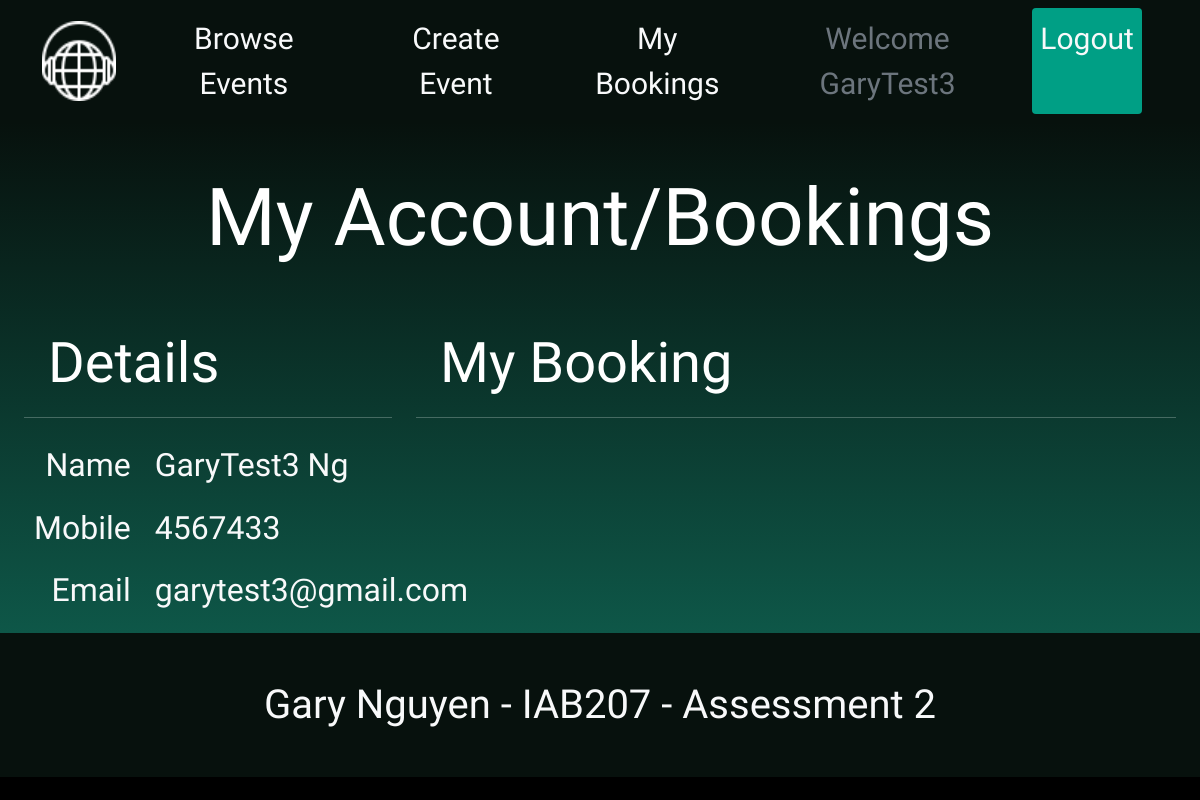
The app's page /bookings/ (signed in), older data.
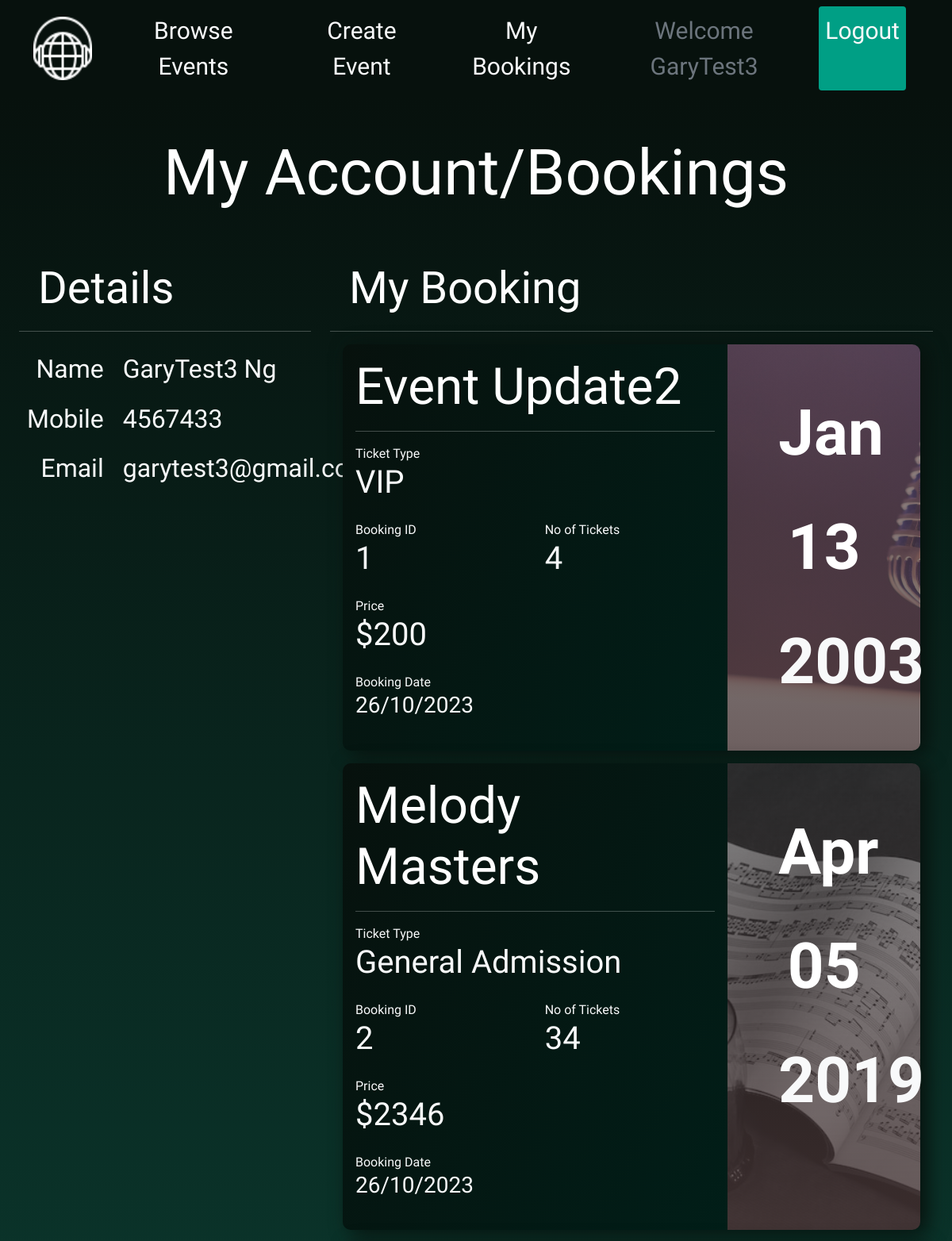
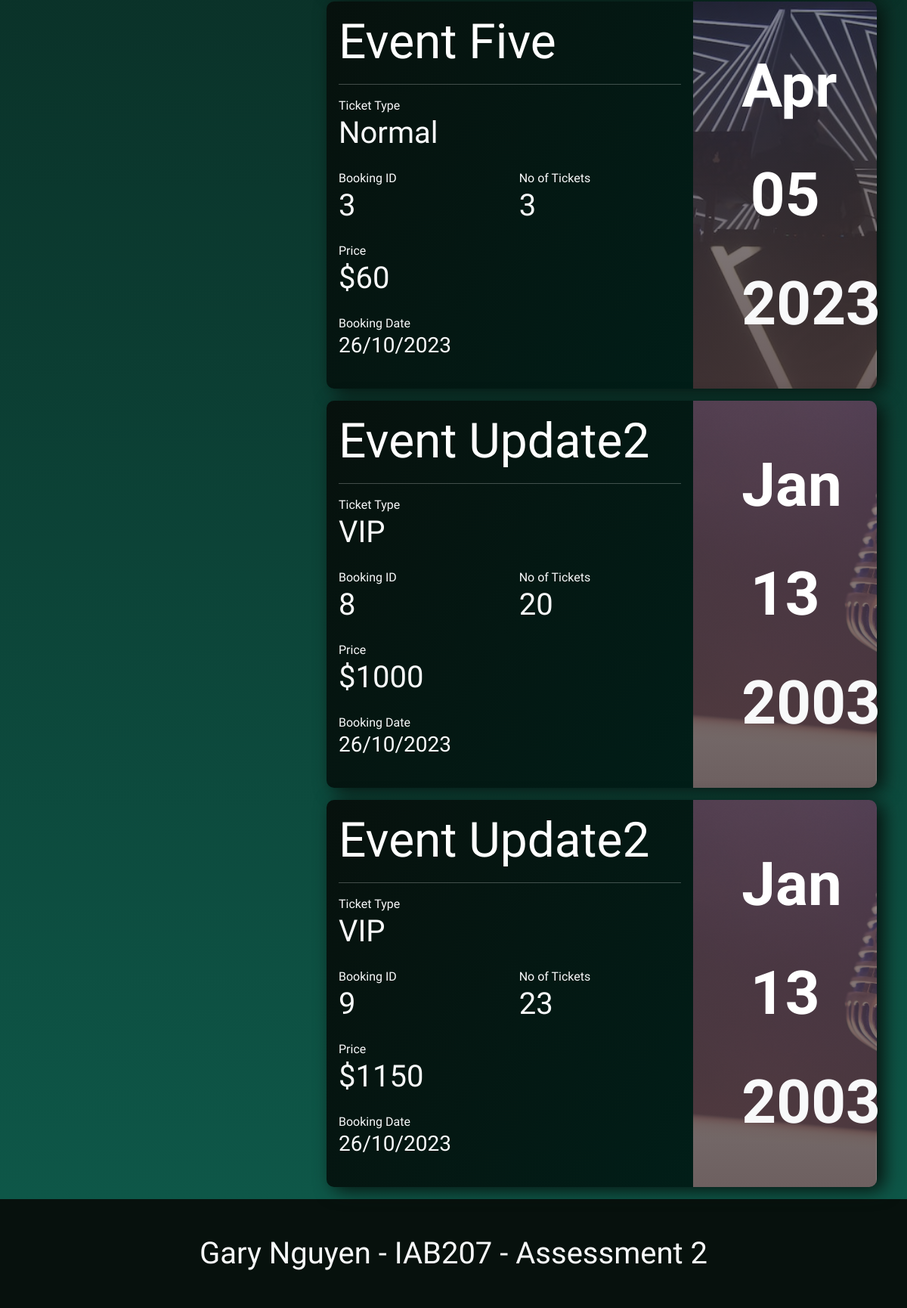
The same page, newer data (2 pictures, top to bottom).
### website/models.py (models this page shows, shortened)
class User(db.Model, UserMixin):
    __tablename__ = 'users'
    userID = db.Column(db.Integer, primary_key=True)
    email_address = db.Column(db.String(100), index=True, unique=True, nullable=False)
    password_hash = db.Column(db.String(255), nullable=False)
    firstName = db.Column(db.String(100), nullable=False)
    lastName = db.Column(db.String(100), nullable=False)
    mobileNo = db.Column(db.String(10), nullable=False)
    eventCreated = db.relationship('Event', backref='user')
    bookings = db.relationship('Booking', backref='user')
    comments = db.relationship('Comment', backref='user')

class Booking(db.Model):
    __tablename__ = 'bookings'
    bookingID = db.Column(db.Integer, primary_key=True)
    ticketType = db.Column(db.String(100), nullable=False)
    NoOfTicket = db.Column(db.Integer, nullable=False)
    totalPrice = db.Column(db.Integer, nullable=False)
    date = db.Column(db.DateTime, nullable=False , default=datetime.now())
    userID = db.Column(db.Integer, db.ForeignKey('users.userID'))
    eventID = db.Column(db.Integer, db.ForeignKey('events.eventID'))
    ticketID = db.Column(db.Integer, db.ForeignKey('ticketTypes.ticketID'))

class Event(db.Model):
    __tablename__ = 'events'
    eventID = db.Column(db.Integer, primary_key=True)
    eventName = db.Column(db.String(100), index=True, nullable=False)
    suburb = db.Column(db.String(100), index=True, nullable=False)
    state = db.Column(db.String(100), index=True, nullable=False)
    dateTime = db.Column(db.Date, nullable=False, default=date)
    genres = db.Column(db.String(100), nullable=False)
    status = db.Column(db.Enum(EventStatusEnum), nullable=False)
    imagePath = db.Column(db.String(200), nullable=False)
    userID = db.Column(db.Integer, db.ForeignKey('users.userID'))
    eventDetail = db.relationship('EventDetail', backref='event', uselist=False)
    ticketType = db.relationship('TicketType', backref='event')
    bookings = db.relationship('Booking', backref='event')
    comments = db.relationship('Comment', backref='event')

class TicketType(db.Model):
    __tablename__ = 'ticketTypes'
    ticketID = db.Column(db.Integer, primary_key=True)
    ticketType = db.Column(db.String(100), nullable=False)
    ticketPrice = db.Column(db.Integer, nullable=False)
    ticketAvailability = db.Column(db.Integer, nullable=False)
    eventID = db.Column(db.Integer, db.ForeignKey('events.eventID'))
    ticketName = db.relationship('Booking', backref='ticket')
    ticketName2 = db.relationship('Event', backref='ticket')

### website/bookings.py (the view)
@bookbp.route('/')
@login_required
def show():
    allBookings = db.session.query(Booking).filter(Booking.userID == current_user.userID).all()
    return render_template('bookings.html', bookings = allBookings, user = current_user)

### website/templates/bookings.html (shortened to what this page needs)
{% extends 'base.html' %}
{% block content %}
<div class="container-fluid backgroundDark">
   <div class="container-xxl text-light">
      <div class="text-center">
         <h1 class="display-1 py-5">My Account/Bookings</h1>
      </div>
      <div class="row">
         <div class="col-12 col-xl-4">
            <nav class="navbar navbar-expand-lg navbar-dark">
               <div class="container">
                  <h1 class="display-4">Details</h1>
               </div>
            </nav>
            <hr class="my-1">
            <div class="row" id="detailsFontAll">
               <div class="col-4 text-end" id="detailsFontLight">
                  <h2>Name</h2>
                  <h2>Mobile</h2>
                  <h2>Email</h2>
               </div>
               <div class="col-8 text-start">
                  <h2>{{ user.firstName }} {{ user.lastName }}</h2>
                  <h2>{{ user.mobileNo }}</h2>
                  <h2>{{ user.email_address }}</h2>
               </div>
            </div>
         </div>
         <div class="col-12 col-xl-8">
            <nav class="navbar navbar-expand-lg navbar-dark">
               <div class="container">
                  <h1 class="display-4">My Booking</h1>
               </div>
            </nav>
            <hr class="my-1">
            {% for booking in bookings %}
            <div class="row m-3 dropShadowForBookings">
               <div class="col-12 col-sm-8 infoPart">
                  <div class="p-3 text-light bookingGradientBg infoPart-rounded">
                     <h1 class="display-3 mb-2">{{ booking.event.eventName }}</h1>
                     <hr>
                     <p class="m-0">Ticket Type</p>
                     <h3 class="mb-4 display-6">{{ booking.ticket.ticketType }}</h3>
                     <div class="row">
                        <div class="col-6">
                           <p class="m-0">Booking ID</p>
                           <h3 class="mb-4 display-6">{{ booking.bookingID }}</h3>
                        </div>
                        <div class="col-6">
                           <p class="m-0">No of Tickets</p>
                           <h3 class="mb-4 display-6">{{ booking.NoOfTicket }}</h3>
                        </div>
                        <div class="col-12">
                           <p class="m-0">Price</p>
                           <h3 class="mb-4 display-6">${{ booking.totalPrice }}</h3>
                        </div>
                        <div class="col-12">
                           <p class="m-0">Booking Date</p>
                           <h3 class="mb-4">{{ booking.date.strftime('%d/%m/%Y') }}</h3>
                        </div>
                     </div>
                  </div>
               </div>
               <div class="col-12 col-sm-4 datePart">
                  <div
                     style="background-image: linear-gradient(rgba(46, 46, 46, 0.5), rgba(73, 56, 56, 0.8)), url(../static/{{booking.event.imagePath}});"
                     class="p-3 text-light h-100 justify-content-center align-middle text-center datePart-rounded bookingImages">
                     <div class="m-5">
                        <h1 class="display-1 d-inline d-sm-block my-5">{{ booking.event.dateTime.strftime('%b')}}</h1>
                        <h1 class="display-1 d-inline d-sm-block my-5">{{ booking.event.dateTime.strftime('%d')}}</h1>
                        <h3 class="display-1 d-inline d-sm-block my-5">{{ booking.event.dateTime.strftime('%Y')}}</h3>
                     </div>
                  </div>
               </div>
            </div>
            {% endfor %}
         </div>
      </div>
   </div>
</div>
{% endblock %}

### website/templates/base.html (shortened to what this page needs)
<!DOCTYPE html>
<html lang="en">
<head>
    <link href="https://cdn.jsdelivr.net/npm/bootstrap@5.0.0-beta3/dist/css/bootstrap.min.css" rel="stylesheet"
>
    <link rel="stylesheet" href="{{ url_for('static',filename='styles/style.css') }}">
</head>
<body>
    <header class="bg-light">
        <nav class="navbar navbar-expand-lg navbar-light backgroundDarkNoGradient navFontSize">
            <div class="container">
                <a href="/" class="navbar-brand">
                    <img id="companyLogo" src="{{ url_for('static',filename='image/logo.png') }}"
                        class="rounded float-left img-fluid" alt="Company Logo">
                </a>
                <div class="collapse navbar-collapse justify-content-end" id="navbarButtons">
                    <div class="navbar-nav ml-auto">
                        <a class="nav-item nav-link text-light mx-3 navButtons" href="/">Browse Events</a>
                        <a class="nav-item nav-link text-light mx-3 navButtons" href="/creator">Create Event</a>
                        <a class="nav-item nav-link text-light mx-3 navButtons" href="/bookings">My Bookings</a>
                        {% if current_user.is_authenticated %}
                        <a class="nav-item nav-link disabled text-muted" href="#">Welcome {{current_user.firstName}}</a>
                        <a id="LoginButton" class="nav-item nav-link buttonGreenBg rounded text-light mx-3"
                            href="{{ url_for('auth.logout') }}">Logout</a>
                        {% else %}
                        <a id="LoginButton" class="nav-item nav-link buttonGreenBg rounded text-light mx-3"
                            href="{{ url_for('auth.login') }}">Login</a>
                        <a id="LoginButton" class="nav-item nav-link buttonGreenBg rounded text-light mx-3"
                            href="{{ url_for('auth.register') }}">Register</a>
                        {% endif %}
                    </div>
                </div>
            </div>
        </nav>
    </header>
    {% block content %}
    {% endblock %}
    <footer class="footer">
        <div class="text-center py-5 backgroundDarkNoGradient">
            <span class="text-light display-6">Gary Nguyen - IAB207 - Assessment 2</span>
        </div>
    </footer>
</body>
</html>

### website/static/styles/style.css (style rules this page uses)
body { font-family: 'Share Tech', sans-serif; }
#companyLogo { height: 80px; }
.navbar-collapse { text-align: center; }
#detailsFontLight h2 { font-weight: lighter; }
#detailsFontAll h2 { margin: 1.5rem 0 1.5rem; }
.infoPart-rounded { border-top-left-radius: 10px; border-bottom-left-radius: 10px; }
.datePart-rounded { border-top-right-radius: 10px; border-bottom-right-radius: 10px; }
.infoPart, .datePart { padding: 0; }
.bookingImages { background-size: cover; background-position: center; }
.bookingImages h1, .bookingImages h3 { font-weight: 800; }
.backgroundDark { background-image: linear-gradient(#07110d, #0e5748) }
.backgroundDarkNoGradient { background-color: #07110d; }
.buttonGreenBg { background-color: #009f85; transition: 0.3s; color: #d4e6e3; }
.navFontSize { font-size: clamp(20px, 4vw, 30px); }
.dropShadowForBookings { filter: drop-shadow(9px 4px 12px #07110d); }
.bookingGradientBg { background-image: linear-gradient(120deg, #07110d, #011e18); }
#LoginButton { width: 120px }
#errorBox p, h1 { color: white; }
html { background-color: black; }

Row changes from the older to the newer data that the page shows:
added Booking: event.eventName "Event Update2", ticket.ticketType "VIP", bookingID "1", NoOfTicket "4", totalPrice "200", date "26/10/2023", event.imagePath (picture), event.dateTime "Jan", event.dateTime "13", event.dateTime "2003"
added Booking: event.eventName "Melody Masters", ticket.ticketType "General Admission", bookingID "2", NoOfTicket "34", totalPrice "2346", date "26/10/2023", event.imagePath (picture), event.dateTime "Apr", event.dateTime "05", event.dateTime "2019"
added Booking: event.eventName "Event Five", ticket.ticketType "Normal", bookingID "3", NoOfTicket "3", totalPrice "60", date "26/10/2023", event.imagePath (picture), event.dateTime "Apr", event.dateTime "05", event.dateTime "2023"
added Booking: event.eventName "Event Update2", ticket.ticketType "VIP", bookingID "8", NoOfTicket "20", totalPrice "1000", date "26/10/2023", event.imagePath (picture), event.dateTime "Jan", event.dateTime "13", event.dateTime "2003"
added Booking: event.eventName "Event Update2", ticket.ticketType "VIP", bookingID "9", NoOfTicket "23", totalPrice "1150", date "26/10/2023", event.imagePath (picture), event.dateTime "Jan", event.dateTime "13", event.dateTime "2003"
